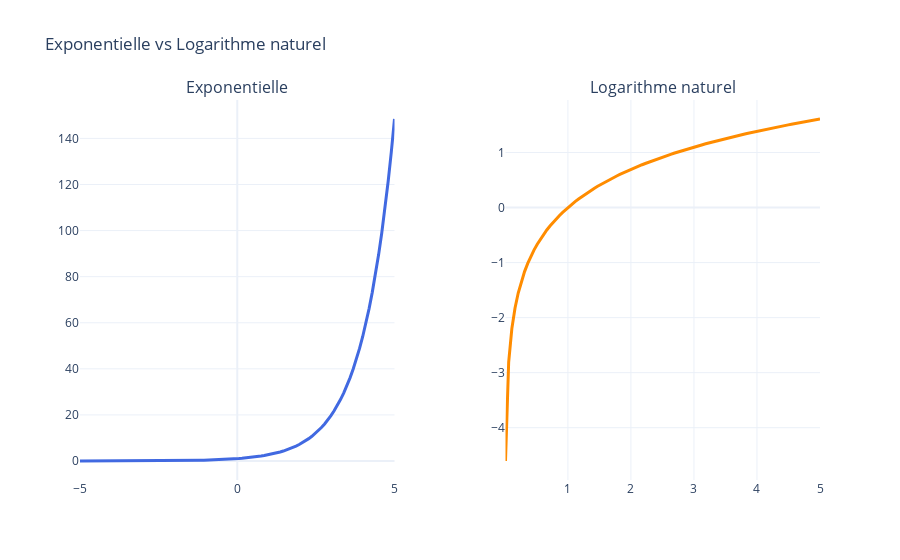

Here is the notebook cell this chart was saved with:
### Markdown cell above
**Propriétés clés :**
- Fonction monotone croissante
- Asymptotes horizontales en 0 et 1
- Point d'inflexion en x = 0 (probabilité = 0.5)

### Interprétation pratique

**Exemple concret :** Si $\sigma(x) = 0.9$, cela signifie "90% de chance d'appartenance à la classe positive".

**Analogie :** La sigmoïde agit comme un filtre probabiliste : elle convertit une "température" brute (combinaison linéaire) en probabilité de risque comprise entre 0 (aucun risque) et 1 (risque maximal).

### Rôle de l'exponentielle et du logarithme

- **Exponentielle** : croissance très rapide, toujours positive
- **Logarithme** : "applatit" les grands nombres, devient négatif pour les valeurs < 1

**Exemple numérique :** $\log(100\,000\,000) \approx 20$, illustrant la compression logarithmique des ordres de grandeur.

### Code cell
from graph_gen import get_exp_log_curves

get_exp_log_curves()
